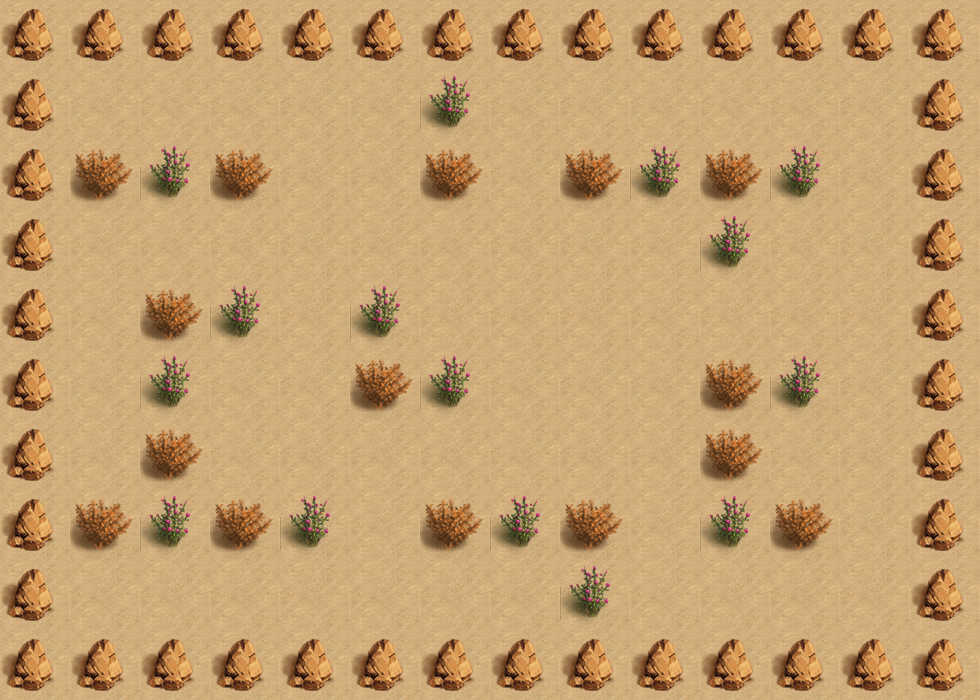

Below is a game level as drawn by its tile map, then a one-line description and the .tmx that defines it (tile-layer data replaced by summaries):
An orthogonal 14x10 tile map with 70x70 px tiles, 2 tile layers (bgLayer, walkLayer) and 7 objects (player, exit, key, box_1, box_3, ...).

<map version="1.0" orientation="orthogonal" renderorder="right-down" width="14" height="10" tilewidth="70" tileheight="70" nextobjectid="10">
 <tileset firstgid="1" name="map" tilewidth="70" tileheight="70" tilecount="4">
  <image source="map.png" width="140" height="140" />
 </tileset>
 <layer name="bgLayer" width="14" height="10">
  <data>[140 cells, 140 non-empty, 1 distinct tile ids]</data>
 </layer>
 <layer name="walkLayer" width="14" height="10">
  <data>[140 cells, 74 non-empty, 3 distinct tile ids]</data>
 </layer>
 <objectgroup name="object0">
  <object id="1" name="player" x="840" y="350" width="70" height="70">
   <properties>
    <property name="hp" value="120" />
    <property name="lv" value="2" />
    <property name="speed" value="100" />
   </properties>
  </object>
 </objectgroup>
 <objectgroup name="object1">
  <object id="3" name="exit" x="70" y="70" width="70" height="70" />
  <object id="4" name="key" x="280" y="420" width="70" height="70" />
 </objectgroup>
 <objectgroup name="object2">
  <object id="5" name="box_1" x="280" y="70" width="70" height="70" />
  <object id="6" name="box_3" x="490" y="280" width="70" height="70" />
  <object id="7" name="box_2" x="630" y="490" width="70" height="70" />
 </objectgroup>
 <objectgroup name="object4">
  <object id="9" name="monster_1" x="560" y="280" width="70" height="70">
   <properties>
    <property name="dirX" value="1" />
    <property name="dirY" value="0" />
    <property name="path" value="monster_0.png" />
    <property name="reverse" value="-1" />
    <property name="speed" value="100" />
   </properties>
  </object>
 </objectgroup>
</map>
